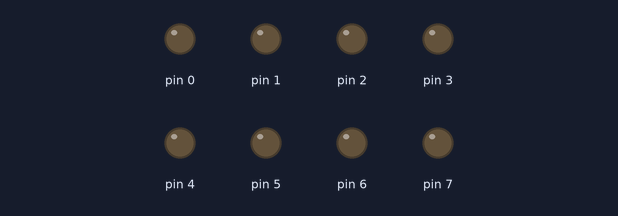
A sketch run on a simulated Arduino Uno, built with avr-gcc and run on an emulated ATmega328P. On the bench: output pins drawn as LEDs (lit = HIGH).

Above: at 0.5 s.
At 3.5 s:
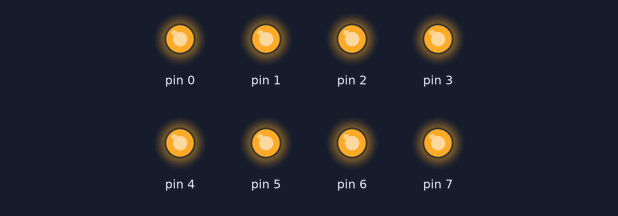
Timing chart, 0 to 4.6 s (numbered marks = the images above):
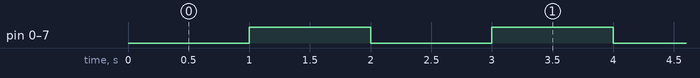

The sketch:

_7seg_try.ino
```cpp
int val[]={B00000000,B11111111};

void setup()
{
  DDRD = B11111111;
}

void loop()
{
  for(int i=0; i<2;i++)
  {
    PORTD = val[i];
    delay(1000);
  }
}
```

Measured:
- by itself, pin 0–7: alternates HIGH for 1.0 s and LOW for 1.0 s
